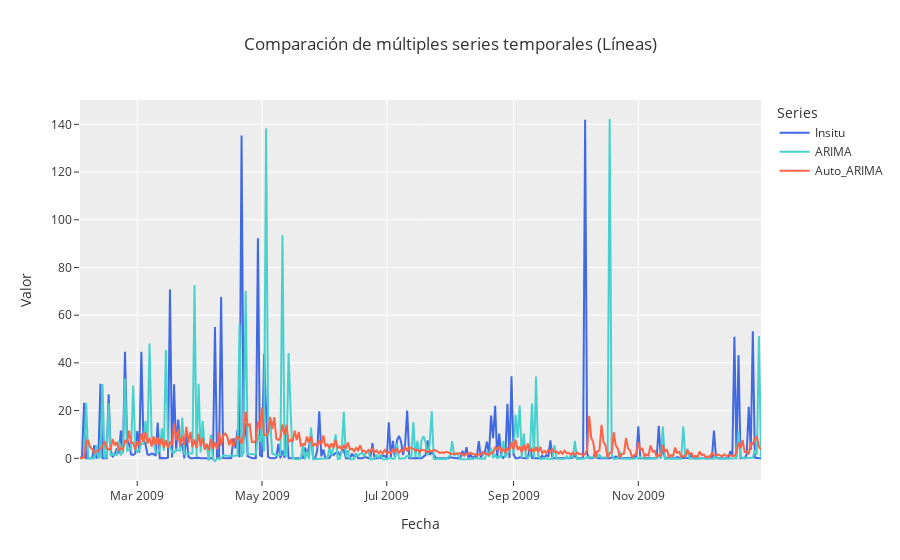

Notebook code cell kept with this figure:
### Code cell
from graphics_utils.go import multi_line
# Generar predicciones sobre las mismas fechas
historical_series["serie"] = model.predict_in_sample()
rmse = np.sqrt(mean_squared_error(historical_series['value'],historical_series['serie']))
print(rmse)
fig_comparations = multi_line(Insitu = historical_series['value'], ARIMA = sarima_pronostic, Auto_ARIMA = historical_series['serie'])
fig_comparations.show()

### Figure 1 — Plotly figure (JSON) as saved in the notebook; plotly's stock layout.template omitted (floating-point values rounded to 4 significant figures; data arrays with more than 128 entries replaced by an {"elided": "..."} marker saying what was removed)
{"data": [{"line": {"color": "royalblue"}, "mode": "lines", "name": "Insitu", "type": "scatter", "x": {"elided": "334 str values"}, "y": {"elided": "334 float values"}}, {"line": {"color": "mediumturquoise"}, "mode": "lines", "name": "ARIMA", "type": "scatter", "x": {"elided": "334 str values"}, "y": {"elided": "334 float values"}}, {"line": {"color": "tomato"}, "mode": "lines", "name": "Auto_ARIMA", "type": "scatter", "x": {"elided": "334 str values"}, "y": {"elided": "334 float values"}}], "layout": {"legend": {"title": {"text": "Series"}}, "title": {"text": "Comparación de múltiples series temporales (Líneas)"}, "xaxis": {"title": {"text": "Fecha"}}, "yaxis": {"title": {"text": "Valor"}}}}
